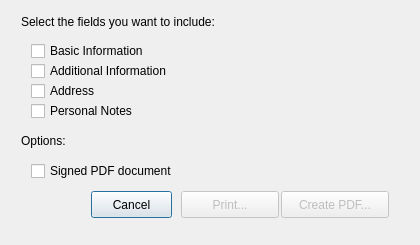
<?xml version="1.0" encoding="UTF-8"?>
<ui version="4.0">
 <class>dlgPrint</class>
 <widget class="QDialog" name="dlgPrint">
  <property name="geometry">
   <rect>
    <x>0</x>
    <y>0</y>
    <width>420</width>
    <height>245</height>
   </rect>
  </property>
  <property name="windowTitle">
   <string>Export PDF / Print</string>
  </property>
  <property name="windowIcon">
   <iconset>
    <normaloff>../../../../../.designer/backup/Images/Icons/Print.png</normaloff>../../../../../.designer/backup/Images/Icons/Print.png</iconset>
  </property>
  <property name="modal">
   <bool>true</bool>
  </property>
  <layout class="QGridLayout">
   <property name="sizeConstraint">
    <enum>QLayout::SetNoConstraint</enum>
   </property>
   <item row="1" column="0">
    <widget class="QWidget" name="widget_2" native="true">
     <property name="minimumSize">
      <size>
       <width>0</width>
       <height>100</height>
      </size>
     </property>
     <widget class="QCheckBox" name="chboxIDExtra">
      <property name="geometry">
       <rect>
        <x>20</x>
        <y>50</y>
        <width>191</width>
        <height>20</height>
       </rect>
      </property>
      <property name="sizePolicy">
       <sizepolicy hsizetype="Fixed" vsizetype="Expanding">
        <horstretch>0</horstretch>
        <verstretch>0</verstretch>
       </sizepolicy>
      </property>
      <property name="text">
       <string>Additional Information</string>
      </property>
     </widget>
     <widget class="QLabel" name="labelHeader">
      <property name="geometry">
       <rect>
        <x>10</x>
        <y>0</y>
        <width>421</width>
        <height>21</height>
       </rect>
      </property>
      <property name="layoutDirection">
       <enum>Qt::LeftToRight</enum>
      </property>
      <property name="text">
       <string>Select the fields you want to include:</string>
      </property>
     </widget>
     <widget class="QCheckBox" name="chboxID">
      <property name="geometry">
       <rect>
        <x>20</x>
        <y>30</y>
        <width>191</width>
        <height>20</height>
       </rect>
      </property>
      <property name="sizePolicy">
       <sizepolicy hsizetype="Fixed" vsizetype="Expanding">
        <horstretch>0</horstretch>
        <verstretch>0</verstretch>
       </sizepolicy>
      </property>
      <property name="text">
       <string>Basic Information</string>
      </property>
     </widget>
     <widget class="QCheckBox" name="chboxAddress">
      <property name="geometry">
       <rect>
        <x>20</x>
        <y>70</y>
        <width>83</width>
        <height>20</height>
       </rect>
      </property>
      <property name="sizePolicy">
       <sizepolicy hsizetype="Fixed" vsizetype="Expanding">
        <horstretch>0</horstretch>
        <verstretch>0</verstretch>
       </sizepolicy>
      </property>
      <property name="text">
       <string>Address</string>
      </property>
     </widget>
     <widget class="QCheckBox" name="chboxPersoData">
      <property name="geometry">
       <rect>
        <x>20</x>
        <y>90</y>
        <width>163</width>
        <height>20</height>
       </rect>
      </property>
      <property name="sizePolicy">
       <sizepolicy hsizetype="Fixed" vsizetype="Expanding">
        <horstretch>0</horstretch>
        <verstretch>0</verstretch>
       </sizepolicy>
      </property>
      <property name="text">
       <string>Personal Notes</string>
      </property>
     </widget>
     <widget class="QPushButton" name="pbCancel">
      <property name="geometry">
       <rect>
        <x>80</x>
        <y>180</y>
        <width>81</width>
        <height>27</height>
       </rect>
      </property>
      <property name="text">
       <string>Cancel</string>
      </property>
     </widget>
     <widget class="QPushButton" name="pbPrint">
      <property name="enabled">
       <bool>false</bool>
      </property>
      <property name="geometry">
       <rect>
        <x>170</x>
        <y>180</y>
        <width>98</width>
        <height>27</height>
       </rect>
      </property>
      <property name="text">
       <string>Print...</string>
      </property>
     </widget>
     <widget class="QPushButton" name="pbGeneratePdf">
      <property name="enabled">
       <bool>false</bool>
      </property>
      <property name="geometry">
       <rect>
        <x>270</x>
        <y>180</y>
        <width>108</width>
        <height>27</height>
       </rect>
      </property>
      <property name="text">
       <string>Create PDF...</string>
      </property>
     </widget>
     <widget class="QCheckBox" name="chboxSignature">
      <property name="geometry">
       <rect>
        <x>20</x>
        <y>150</y>
        <width>221</width>
        <height>20</height>
       </rect>
      </property>
      <property name="sizePolicy">
       <sizepolicy hsizetype="Fixed" vsizetype="Expanding">
        <horstretch>0</horstretch>
        <verstretch>0</verstretch>
       </sizepolicy>
      </property>
      <property name="text">
       <string>Signed PDF document</string>
      </property>
     </widget>
     <widget class="QLabel" name="labelHeader_Options">
      <property name="geometry">
       <rect>
        <x>10</x>
        <y>120</y>
        <width>421</width>
        <height>20</height>
       </rect>
      </property>
      <property name="layoutDirection">
       <enum>Qt::LeftToRight</enum>
      </property>
      <property name="text">
       <string>Options:</string>
      </property>
     </widget>
    </widget>
   </item>
  </layout>
 </widget>
 <resources/>
 <connections/>
</ui>
